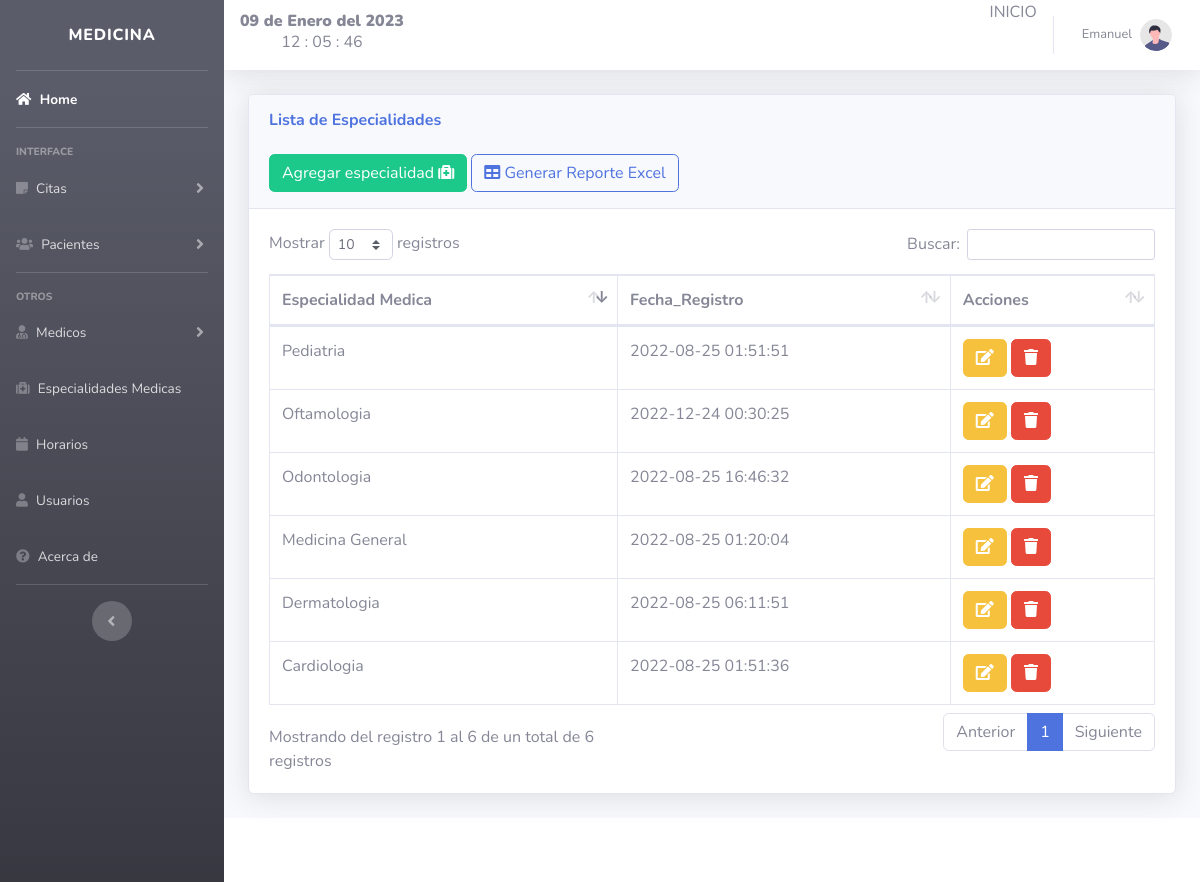
/views/especialidades.php (signed in), run on the app's committed database.
### tables this page shows
CREATE TABLE `especialidades` (
  `id` int(11) NOT NULL,
  `especialidad` varchar(100) NOT NULL,
  `fecha` timestamp NOT NULL DEFAULT current_timestamp()
);

### views/especialidades.php (the view, shortened to what this page needs)
<?php
$typeUser = $_SESSION['rol'];
if($typeUser === '2' || $typeUser ==='1'){
    ?>
<!DOCTYPE html>
<html lang="en">
<head>
</head>
<?php include "../includes/header.php";?>
<body id="page-top">
                <div class="container-fluid">
                    <div class="card shadow mb-4">
                        <div class="card-header py-3">
                            <h6 class="m-0 font-weight-bold text-primary">Lista de Especialidades</h6>
                            <br>
                            <button type="button" class="btn btn-success" data-toggle="modal" data-target="#especialidad">
				            <span class="glyphicon glyphicon-plus"></span> Agregar especialidad <i class="fa fa-medkit" aria-hidden="true"></i> </a></button>
                            <a href="../includes/r_esp.php" class="btn btn-outline-primary">
                                <i class="fa fa-table" aria-hidden="true"></i> Generar Reporte Excel</a>
                        </div>
                        <div class="card-body">
                            <div class="table-responsive">
                                <table class="table table-bordered" id="dataTable" width="100%" cellspacing="0">
                                    <thead>
                                        <tr>
                                            <th>Especialidad Medica</th>
                                            <th>Fecha_Registro</th>
                                            <th>Acciones</th>
                                        </tr>
                                    </thead>
				<?php
include "../includes/db.php";
$result=mysqli_query($conexion,"SELECT * FROM especialidades ");
while ($fila = mysqli_fetch_assoc($result)):
?>
<tr>
<td><?php echo $fila['especialidad']; ?></td>
<td><?php echo $fila['fecha']; ?></td>
<td>
<a class="btn btn-warning" href="../includes/editar_esp.php?id=<?php echo $fila['id']?> ">
<i  class="fa fa-edit "></i> </a>
<a href="../includes/eliminar_esp.php?id=<?php echo $fila['id']?> " class="btn btn-danger btn-del" >
<i  class="fa fa-trash "></i></a></button>
</td>
</tr>
<?php endwhile;?>
                                </table>
                            </div>
                        </div>
                    </div>
                </div>
            <?php include "../includes/footer.php";?>
            <?php include "../includes/form_esp.php";?>
</body>
</html>
<?php }
else {
?>
<div id="notAllow" ></div>
<script src="https://code.jquery.com/jquery-3.6.3.min.js"></script>
<script  src="../js/not-allowed.js"></script>
<script src="https://unpkg.com/sweetalert/dist/sweetalert.min.js"></script><?php
}?>

### data on the page
especialidades: especialidad "Medicina General", fecha "2022-08-25 01:20:04"
especialidades: especialidad "Cardiologia", fecha "2022-08-25 01:51:36"
especialidades: especialidad "Pediatria", fecha "2022-08-25 01:51:51"
especialidades: especialidad "Dermatologia", fecha "2022-08-25 06:11:51"
especialidades: especialidad "Odontologia", fecha "2022-08-25 16:46:32"
especialidades: especialidad "Oftamologia", fecha "2022-12-24 00:30:25"

### other printed values
fecha() "09 de Enero del 2023"
$_SESSION['nombre'] "Emanuel"
